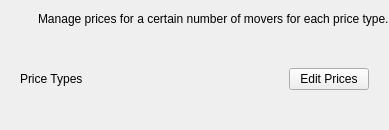
                         <widget class="QFrame" name="config_inside_top_frame">
                          <layout class="QVBoxLayout" name="config_inside_top_layout">
                           <property name="spacing">
                            <number>0</number>
                           </property>
                           <property name="leftMargin">
                            <number>0</number>
                           </property>
                           <property name="topMargin">
                            <number>0</number>
                           </property>
                           <property name="rightMargin">
                            <number>0</number>
                           </property>
                           <property name="bottomMargin">
                            <number>0</number>
                           </property>
                           <item>
                            <widget class="QFrame" name="config_alert_top_frame">
                             <layout class="QHBoxLayout" name="config_alert_top_layout" stretch="0,1">
                              <property name="spacing">
                               <number>11</number>
                              </property>
                              <property name="leftMargin">
                               <number>11</number>
                              </property>
                              <property name="topMargin">
                               <number>11</number>
                              </property>
                              <property name="rightMargin">
                               <number>0</number>
                              </property>
                              <property name="bottomMargin">
                               <number>11</number>
                              </property>
                              <item alignment="Qt::AlignLeft">
                               <widget class="QLabel" name="config_alert_icon">
                                <property name="minimumSize">
                                 <size>
                                  <width>16</width>
                                  <height>16</height>
                                 </size>
                                </property>
                               </widget>
                              </item>
                              <item alignment="Qt::AlignLeft">
                               <widget class="QLabel" name="config_alert_text">
                                <property name="text">
                                 <string>Manage prices for a certain number of movers for each price type.</string>
                                </property>
                               </widget>
                              </item>
                             </layout>
                            </widget>
                           </item>
                           <item>
                            <widget class="QFrame" name="config_price_type_edit_frame">
                             <layout class="QHBoxLayout" name="config_price_type_edit_layout">
                              <property name="spacing">
                               <number>0</number>
                              </property>
                              <property name="leftMargin">
                               <number>20</number>
                              </property>
                              <property name="topMargin">
                               <number>30</number>
                              </property>
                              <property name="rightMargin">
                               <number>20</number>
                              </property>
                              <property name="bottomMargin">
                               <number>0</number>
                              </property>
                              <item>
                               <widget class="QLabel" name="config_price_type_label">
                                <property name="text">
                                 <string>Price Types</string>
                                </property>
                               </widget>
                              </item>
                              <item alignment="Qt::AlignRight">
                               <widget class="QPushButton" name="config_edit_price_butt">
                                <property name="cursor">
                                 <cursorShape>PointingHandCursor</cursorShape>
                                </property>
                                <property name="text">
                                 <string>Edit Prices</string>
                                </property>
                                <property name="iconSize">
                                 <size>
                                  <width>20</width>
                                  <height>20</height>
                                 </size>
                                </property>
                               </widget>
                              </item>
                             </layout>
                            </widget>
                           </item>
                           <item alignment="Qt::AlignLeft">
                            <widget class="QFrame" name="config_price_type_butt_frame">
                             <layout class="QHBoxLayout" name="config_price_type_button_layout">
                              <property name="spacing">
                               <number>5</number>
                              </property>
                              <property name="leftMargin">
                               <number>20</number>
                              </property>
                              <property name="topMargin">
                               <number>10</number>
                              </property>
                              <property name="rightMargin">
                               <number>0</number>
                              </property>
                              <property name="bottomMargin">
                               <number>30</number>
                              </property>
                             </layout>
                            </widget>
                           </item>
                          </layout>
                         </widget>
